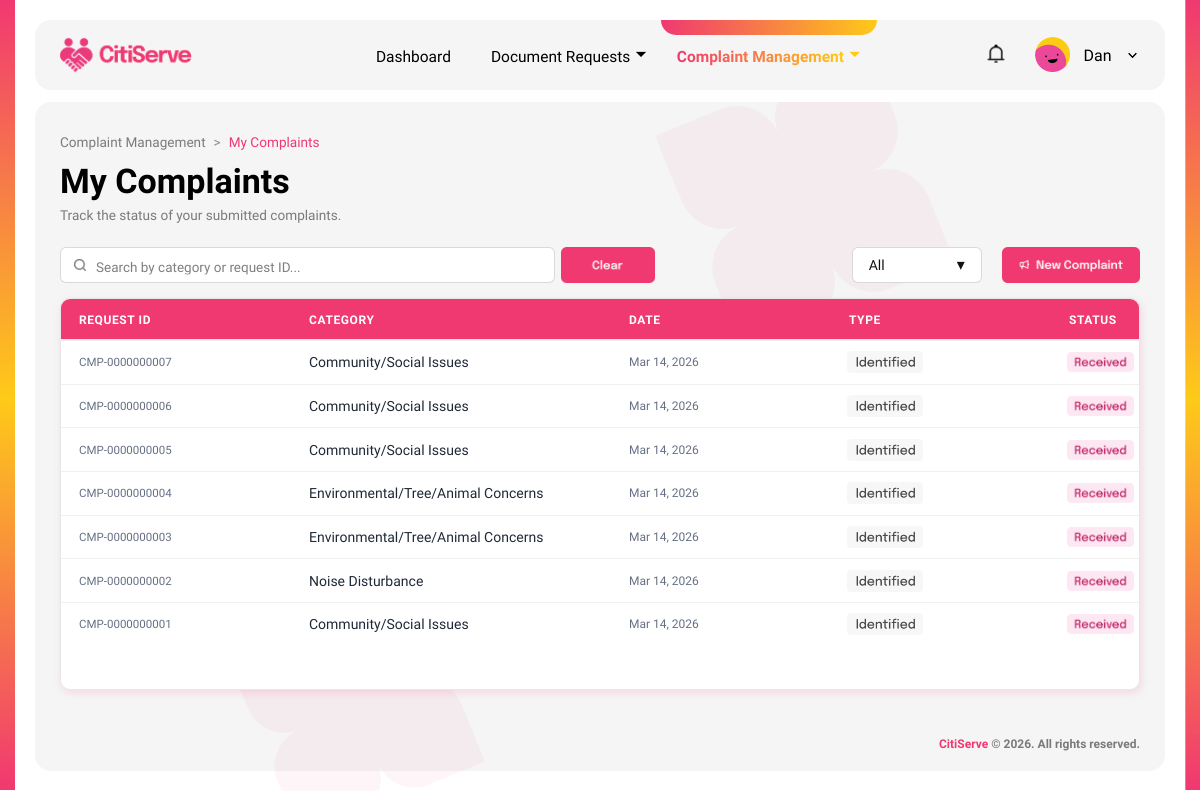
The page /public/my_complaints.php (signed in) on the database its author committed.
### tables this page shows
CREATE TABLE `users` (
  `id` int(10) UNSIGNED NOT NULL,
  `full_name` varchar(100) NOT NULL,
  `email` varchar(100) NOT NULL,
  `password_hash` varchar(255) NOT NULL,
  `role` enum('resident','staff','admin') NOT NULL DEFAULT 'resident',
  `address` text DEFAULT NULL,
  `contact_number` varchar(20) DEFAULT NULL,
  `is_verified` tinyint(1) NOT NULL DEFAULT 1,
  `proof_of_id` varchar(255) DEFAULT NULL,
  `created_at` timestamp NULL DEFAULT current_timestamp(),
  `updated_at` timestamp NULL DEFAULT current_timestamp() ON UPDATE current_timestamp()
);

CREATE TABLE `complaints` (
  `id` int(10) UNSIGNED NOT NULL,
  `user_id` int(10) UNSIGNED DEFAULT NULL,
  `category_id` int(10) UNSIGNED NOT NULL,
  `is_anonymous` tinyint(1) NOT NULL DEFAULT 0,
  `title` varchar(150) NOT NULL,
  `description` text NOT NULL,
  `location` varchar(255) DEFAULT NULL,
  `status` enum('submitted','under_review','in_progress','resolved','rejected') NOT NULL DEFAULT 'submitted',
  `created_at` timestamp NULL DEFAULT current_timestamp(),
  `updated_at` timestamp NULL DEFAULT current_timestamp() ON UPDATE current_timestamp()
);

CREATE TABLE `complaint_categories` (
  `id` int(10) UNSIGNED NOT NULL,
  `name` varchar(100) NOT NULL,
  `description` text DEFAULT NULL,
  `is_active` tinyint(1) NOT NULL DEFAULT 1
);

### app/config/database.php (called while the page is built)
<?php
return [
    'driver'   => 'mysql',
    'host'     => '127.0.0.1',
    'port'     => 3306,
    'database' => 'citiserve_db',
    'username' => 'phpmyadmin',
    'password' => 'YourStrongPassword',
    'charset'  => 'utf8mb4',
    'collation'=> 'utf8mb4_unicode_ci',
];

### app/core/Database.php (called while the page is built)
<?php
class Database
{
    private $connection;
    public function __construct()
    {
        $config = require __DIR__ . '/../config/database.php';
        $dsn = $config['driver'] . ':host=' . $config['host']
             . ';port=' . $config['port']
             . ';dbname=' . $config['database']
             . ';charset=' . $config['charset'];
        try {
            $this->connection = new PDO(
                $dsn,
                $config['username'],
                $config['password'],
                [
                    PDO::ATTR_ERRMODE            => PDO::ERRMODE_EXCEPTION,
                    PDO::ATTR_DEFAULT_FETCH_MODE => PDO::FETCH_ASSOC,
                    PDO::ATTR_EMULATE_PREPARES   => false,
                ]
            );
        } catch (PDOException $e) {
            die('Database connection failed: ' . $e->getMessage());
        }
    }
    public function getConnection()
    {
        return $this->connection;
    }
}

### app/core/CitiServeData.php (called while the page is built, shortened)
<?php
require_once __DIR__ . '/Database.php';
require_once __DIR__ . '/../models/User.php';
class CitiServeData
{
    private $db;
    public function __construct()
    {
        $database = new Database();
        $this->db = $database->getConnection();
    }
    public function findUserById($id)
    {
        $stmt = $this->db->prepare('SELECT * FROM users WHERE id = ? LIMIT 1');
        $stmt->execute([$id]);
        $row = $stmt->fetch();
        return $row ? User::fromRow($row) : null;
    }
    public function getComplaintsByUserId($userId)
    {
        $sql = "
            SELECT
                c.id,
                c.title,
                c.description,
                c.location,
                c.status,
                c.is_anonymous,
                c.created_at,
                cc.name AS category_name
            FROM complaints c
            INNER JOIN complaint_categories cc ON cc.id = c.category_id
            WHERE c.user_id = ?
            ORDER BY c.created_at DESC
        ";
        $stmt = $this->db->prepare($sql);
        $stmt->execute([$userId]);
        return $stmt->fetchAll(PDO::FETCH_ASSOC);
    }
}

### app/helpers/auth.php (called while the page is built, shortened)
<?php
require_once __DIR__ . '/../core/CitiServeData.php';
function require_login()
{
    $data = new CitiServeData();
    $userId = (int)$_SESSION['user_id'];
    $user = $data->findUserById($userId);
    $userInfo = [
        'id' => $user->id,
        'full_name' => $user->full_name,
        'email' => $user->email,
        'role' => $user->role
    ];
    return $userInfo;
}

### app/models/User.php (called while the page is built, shortened)
<?php
class User
{
    public static function fromRow($row)
    {
        $user = new User();
        if (isset($row['id'])) {
            $user->id = (int)$row['id'];
        } else {
            $user->id = null;
        }
        $user->full_name = isset($row['full_name']) ? $row['full_name'] : '';
        $user->email = isset($row['email']) ? $row['email'] : '';
        $user->password_hash = isset($row['password_hash']) ? $row['password_hash'] : '';
        $user->role = isset($row['role']) ? $row['role'] : 'resident';
        $user->address = isset($row['address']) ? $row['address'] : null;
        $user->contact_number = isset($row['contact_number']) ? $row['contact_number'] : null;
        $user->is_verified = isset($row['is_verified']) ? (int)$row['is_verified'] : 1;
        $user->proof_of_id = isset($row['proof_of_id']) ? $row['proof_of_id'] : null;
        $user->created_at = isset($row['created_at']) ? $row['created_at'] : null;
        $user->updated_at = isset($row['updated_at']) ? $row['updated_at'] : null;
        return $user;
    }
}

### public/my_complaints.php (the view, shortened to what this page needs)
<?php
require_once __DIR__ . '/../app/helpers/auth.php';
require_once __DIR__ . '/../app/core/CitiServeData.php';
$user = require_login();
$data = new CitiServeData();
$rows = $data->getComplaintsByUserId((int)$user['id']);
$hasNotif = false;
function h($v)
{
    return htmlspecialchars((string)$v, ENT_QUOTES, 'UTF-8');
}
function complaint_type_image($isAnonymous)
{
    return ((int)$isAnonymous === 1)
        ? '/CitiServe/frontend/my_resident/images/my_complaint_anonymous.png'
        : '/CitiServe/frontend/my_resident/images/my_complaint_identified.png';
}
function complaint_status_key($status)
{
    $status = strtolower((string)$status);
    return match ($status) {
        'submitted' => 'received',
        'under_review', 'in_progress' => 'processing',
        'resolved' => 'resolved',
        'rejected' => 'rejected',
        default => 'received',
    };
}
function complaint_status_image($status)
{
    $key = complaint_status_key($status);
    return match ($key) {
        'received' => '/CitiServe/frontend/my_resident/images/my_complaint_received.png',
        'processing' => '/CitiServe/frontend/my_resident/images/my_complaint_processing.png',
        'resolved' => '/CitiServe/frontend/my_resident/images/my_complaint_resolved.png',
        'rejected' => '/CitiServe/frontend/my_resident/images/my_complaint_rejected.png',
        default => '/CitiServe/frontend/my_resident/images/my_complaint_received.png',
    };
}
$firstName = trim(explode(' ', (string)($user['full_name'] ?? 'Resident'))[0]);
$contactNumber = isset($user['contact_number']) ? (string)$user['contact_number'] : 'Not provided';
?>
<!doctype html>
<html lang="en">
<head>
  <link rel="stylesheet" href="/CitiServe/frontend/my_resident/CSS/my_complaints.css">
</head>
<body>
<div class="design-strip left" aria-hidden="true"><img src="/CitiServe/frontend/my_resident/images/dashboard_design.png" alt=""></div>
<div class="design-strip right" aria-hidden="true"><img src="/CitiServe/frontend/my_resident/images/dashboard_design.png" alt=""></div>
<nav class="navbar">
  <a href="/CitiServe/public/dashboard.php" class="navbar-logo">
    <img src="/CitiServe/frontend/my_resident/images/logo_pink.png" alt="CitiServe">
  </a>
  <div class="navbar-nav">
    <a href="/CitiServe/public/dashboard.php" class="nav-item">
      <span class="nav-text">Dashboard</span>
    </a>
    <div class="nav-item has-dropdown" id="navDocReq">
      <span class="nav-text">Document Requests</span>
      <span class="nav-chevron">⏷</span>
    </div>
    <div class="nav-item has-dropdown active" id="navComplaint">
      <span class="nav-text">Complaint Management</span>
      <span class="nav-chevron">⏷</span>
    </div>
  </div>
  <div class="navbar-right">
    <button class="notif-btn" id="notifBtn"
      data-has-notif="<?= $hasNotif ? '1' : '0' ?>"
      data-img-on="/CitiServe/frontend/my_resident/images/with_notif.png"
      data-img-off="/CitiServe/frontend/my_resident/images/no_notif.png"
      data-img-active="/CitiServe/frontend/my_resident/images/select_notif.png"
      title="Notifications">
      <img id="notifIcon"
        src="<?= $hasNotif ? '/CitiServe/frontend/my_resident/images/with_notif.png' : '/CitiServe/frontend/my_resident/images/no_notif.png' ?>"
        alt="Notifications">
    </button>
    <div class="profile-pill" id="profilePill">
      <div class="profile-avatar">
        <img src="/CitiServe/frontend/my_resident/images/profile_icon.png" alt="Profile">
      </div>
      <span class="profile-name"><?= h($firstName) ?></span>
      <span class="profile-chevron"><img src="/CitiServe/frontend/my_resident/images/profile_dropdown.png" alt=""></span>
    </div>
  </div>
</nav>
<div class="page-body">
  <div class="complaints-page-card">
    <img src="/CitiServe/frontend/my_resident/images/flower_design.png" alt="" class="flower-design top-flower">
    <div class="breadcrumb">
      <a href="/CitiServe/public/complaint_create.php">Complaint Management</a>
      <span>></span>
      <span class="current">My Complaints</span>
    </div>
    <div class="page-head">
      <h1 class="page-title">My Complaints</h1>
      <p class="page-subtitle">Track the status of your submitted complaints.</p>
    </div>
    <div class="toolbar">
      <div class="toolbar-left">
        <div class="search-wrap">
          <img src="/CitiServe/frontend/my_resident/images/search_icon.png" alt="" class="search-icon">
          <input type="text" id="searchInput" placeholder="Search by category or request ID...">
        </div>
        <button type="button" class="clear-btn" id="clearBtn">
          <img src="/CitiServe/frontend/my_resident/images/my_request_clear.png" alt="Clear">
        </button>
      </div>
      <div class="toolbar-right">
        <div class="custom-filter" id="statusFilter">
          <button type="button" class="filter-box" id="filterBox">
            <span id="selectedStatusText">All</span>
            <span class="filter-arrow">▾</span>
          </button>
        </div>
        <a href="/CitiServe/public/complaint_create.php" class="new-complaint-btn">
          <img src="/CitiServe/frontend/my_resident/images/my_complaint_new_complaint.png" alt="New Complaint">
        </a>
      </div>
    </div>
    <div class="complaints-table-card">
      <div class="complaints-table-head">
        <div>Request ID</div>
        <div>Category</div>
        <div>Date</div>
        <div>Type</div>
        <div>Status</div>
      </div>
      <?php if (empty($rows)): ?>
        <div class="complaints-empty">
          <img src="/CitiServe/frontend/my_resident/images/my_complaint_empty_icon.png" alt="" class="empty-icon">
          <div class="empty-text">No complaints submitted yet</div>
        </div>
      <?php else: ?>
        <div class="complaints-table-body" id="complaintsTableBody">
          <?php foreach ($rows as $r): ?>
            <?php
              $createdTs = strtotime((string)($r['created_at'] ?? ''));
              $dateLabel = $createdTs ? date('M j, Y', $createdTs) : (string)($r['created_at'] ?? '-');
              $dateTimeFull = $createdTs ? date('m/d/Y, g:i:s A', $createdTs) : (string)($r['created_at'] ?? '-');
              $complaintLabel = 'CMP-' . str_pad((string)((int)$r['id']), 10, '0', STR_PAD_LEFT);
              $statusKey = complaint_status_key((string)($r['status'] ?? 'submitted'));
              $submittedBy = ((int)($r['is_anonymous'] ?? 0) === 1) ? 'Anonymous' : (string)($user['full_name'] ?? 'Resident');
            ?>
            <div class="complaint-row"
                data-request-id="<?= h($complaintLabel) ?>"
                data-category="<?= h((string)($r['category_name'] ?? '-')) ?>"
                data-date="<?= h($dateLabel) ?>"
                data-type="<?= ((int)($r['is_anonymous'] ?? 0) === 1) ? 'Anonymous' : 'Identified' ?>"
                data-status="<?= h($statusKey) ?>"
                data-status-image="<?= h(complaint_status_image((string)($r['status'] ?? 'submitted'))) ?>"
                data-submitted-by="<?= h($submittedBy) ?>"
                data-contact="<?= h($contactNumber) ?>"
                data-description="<?= h((string)($r['description'] ?? '')) ?>"
                data-location-text="<?= h((string)($r['location'] ?? '')) ?>"
                data-map-query="<?= h((string)($r['location'] ?? 'Barangay Kalayaan, Angono, Rizal')) ?>"
                data-evidence=""
                data-datetime-full="<?= h($dateTimeFull) ?>">
              <div class="complaint-cell complaint-id"><?= h($complaintLabel) ?></div>
              <div class="complaint-cell complaint-category"><?= h((string)($r['category_name'] ?? '-')) ?></div>
              <div class="complaint-cell complaint-date"><?= h($dateLabel) ?></div>
              <div class="complaint-cell complaint-type">
                <img src="<?= h(complaint_type_image((int)($r['is_anonymous'] ?? 0))) ?>" alt="Type" class="complaint-type-img">
              </div>
              <div class="complaint-cell complaint-status">
                <img src="<?= h(complaint_status_image((string)($r['status'] ?? 'submitted'))) ?>" alt="Status" class="complaint-status-img">
              </div>
            </div>
          <?php endforeach; ?>
        </div>
      <?php endif; ?>
    </div>
    <div class="page-footer">
      <span><strong>CitiServe</strong> © 2026. All rights reserved.</span>
    </div>
  </div>
</div>
</body>
</html>

### rows shown on the page
users: full_name "Dan"
complaints: id "CMP-0000000007", category.name "Community/Social Issues", created_at "Mar 14, 2026"
complaints: id "CMP-0000000006", category.name "Community/Social Issues", created_at "Mar 14, 2026"
complaints: id "CMP-0000000005", category.name "Community/Social Issues", created_at "Mar 14, 2026"
complaints: id "CMP-0000000004", category.name "Environmental/Tree/Animal Concerns", created_at "Mar 14, 2026"
complaints: id "CMP-0000000003", category.name "Environmental/Tree/Animal Concerns", created_at "Mar 14, 2026"
complaints: id "CMP-0000000002", category.name "Noise Disturbance", created_at "Mar 14, 2026"
complaints: id "CMP-0000000001", category.name "Community/Social Issues", created_at "Mar 14, 2026"
